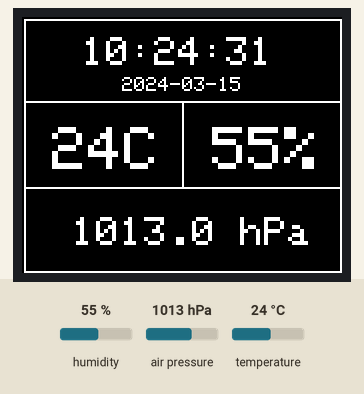
Recording of a sketch running on a simulated Arduino Uno, built with avr-gcc and run on an emulated ATmega328P. On the bench: 160×128 colour display. Inputs (shaded band) come from the test bench; at power-on: humidity 55 %, air pressure 1013 hPa, temperature 24 °C. The local clock reads 2024-03-15 10:24:30 at power-on unless the sketch sets it.

Above: at 1.5 s.
1.6 s: humidity set to 22 %
At 4.4 s:
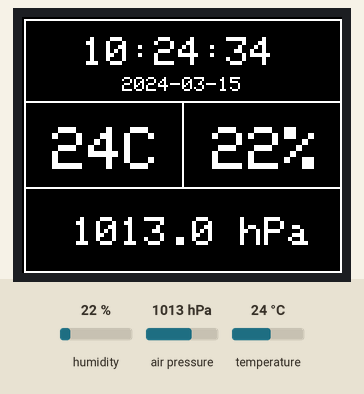
5.5 s: air pressure set to 952 hPa
At 8.4 s:
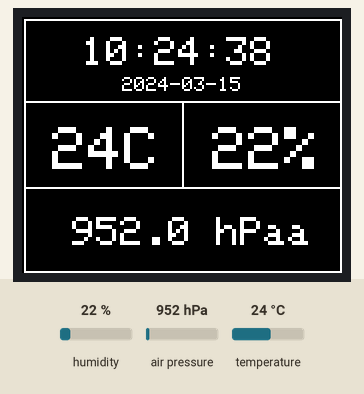
8.5 s: temperature set to 12 °C
At 11.7 s:
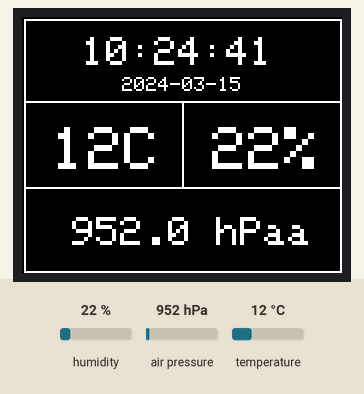
12.5 s: air pressure set to 975 hPa
At 13.9 s:
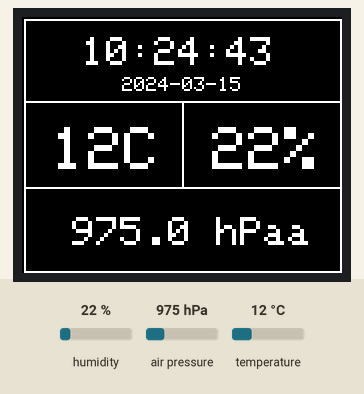
15.5 s: humidity set to 40 %
At 18.8 s:
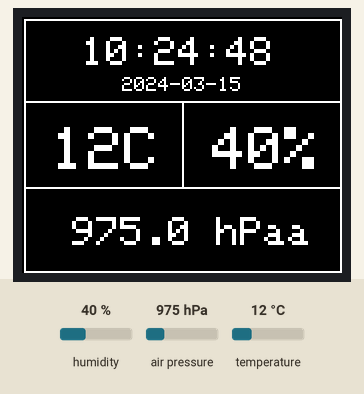
19.5 s: air pressure set to 1000 hPa
At 21.8 s:
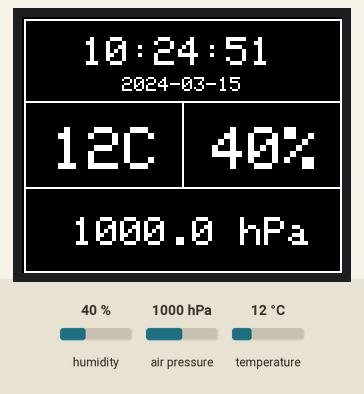
Timing chart, 0 to 23.3 s (numbered marks = the images above; inputs shaded):
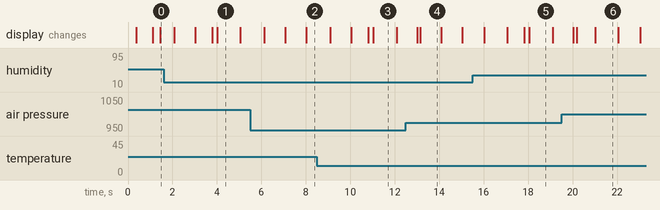

The sketch:

main.ino
```cpp
#include <Adafruit_GFX.h>    // Core graphics library
#include <Adafruit_ST7735.h> // Hardware-specific library for ST7735
#include <SPI.h>
#include <Wire.h>
#include "DS3231.h"
#include "DHT.h"
#include <Adafruit_Sensor.h>
#include <Adafruit_BMP280.h>

Adafruit_BMP280 bmp; // I2C
RTClib RTC;

#define TFT_CS        10
#define TFT_RST        8 // Or set to -1 and connect to Arduino RESET pin
#define TFT_DC         9

#define DHTPIN 2     // what digital pin we're connected to
#define DHTTYPE DHT11   // DHT 11

#define PRINT_BUFF_SIZE  30
#define FLOAT_CONV_SIZE  6
#define REFRESH_COUNTER  10

typedef struct
{
  uint16_t year;
  uint8_t month;
  uint8_t day;

  uint8_t hours;
  uint8_t minutes;
  uint8_t seconds;

  uint8_t temp;
  uint8_t hum;
  float pres;
} DataStr;

DataStr dataStr;
char txtBuffer[PRINT_BUFF_SIZE]; // placehoder for sprintf
char floatBuffer[FLOAT_CONV_SIZE]; // placehoder for sprintf
uint8_t counter;

// For 1.44" and 1.8" TFT with ST7735 (including HalloWing) use:
Adafruit_ST7735 tft = Adafruit_ST7735(TFT_CS, TFT_DC, TFT_RST);

// Temp/Hum sensor
DHT dht(DHTPIN, DHTTYPE);

// sceen size
uint8_t tftHeight = 0;
uint8_t tftWidth = 0;

void setup(void) {
  counter = 0;

  Serial.begin(9600);

  // RTCf
  Wire.begin();

  // Use this initializer if using a 1.8" TFT screen:
  tft.initR(INITR_BLACKTAB);      // Init ST7735S chip, black tab

  tft.setRotation(3); // rotate 270
  tftHeight = tft.height();
  tftWidth = tft.width();
  tft.fillScreen(ST77XX_BLACK);

  SetupDHT();
  delay(100);
  SetupBMP280();
  delay(100);
  tftDrawOutline();
}

void loop() {

  GetTime(&dataStr);
  tftPrintTime(&dataStr, txtBuffer);

  if(counter >= REFRESH_COUNTER)
  {
    GetDate(&dataStr);
    tftPrintDate(&dataStr, txtBuffer);

    GetTempAndHum(&dataStr);
    tftPrintTemp(&dataStr, txtBuffer);
    tftPrintHum(&dataStr, txtBuffer);

    GetPressure(&dataStr);
    tftPrintPressure(&dataStr, txtBuffer, floatBuffer);

    counter = 0;
  }
  else
  {
    counter++;
  }

  delay(100);
}

void SetupDHT()
{
  dht.begin();
}

void SetupBMP280()
{
  bmp.begin();
}

void tftDrawOutline(){
  tft.drawRect(1, 1, tftWidth-1, tftHeight-1, ST77XX_WHITE);
  tft.drawLine(1, tftHeight/3 , tftWidth-1, tftHeight/3, ST77XX_WHITE);
  tft.drawLine(1, tftHeight/(float)1.5 , tftWidth-1, tftHeight/(float)1.5, ST77XX_WHITE);
  tft.drawLine(tftWidth/2, tftHeight/(float)1.5, tftWidth/2, tftHeight/3, ST77XX_WHITE);
}

void tftPrintPressure(DataStr* dStr, char *buffer, char *floatBuffer){
  tft.setTextColor(ST77XX_WHITE, ST77XX_BLACK);
  tft.setTextSize(2);
  tft.setCursor(25, 100);
  ClearBuffer(buffer);
  ClearBuffer(floatBuffer);
  dtostrf((dStr->pres)/(float)100, 4, 1, floatBuffer); // 4 whole numbers, 1 precision
  sprintf(buffer, "%s %s", floatBuffer, "hPa");
  tft.println(buffer);
}

void tftPrintTemp(DataStr* dStr, char *buffer){
  tft.setTextColor(ST77XX_WHITE, ST77XX_BLACK);
  tft.setTextSize(3);
  tft.setCursor(15, 55);
  ClearBuffer(buffer);
  sprintf(buffer, "%d%c", dStr->temp, 'C');
  tft.println(buffer);
}

void tftPrintHum(DataStr* dStr, char *buffer){
  tft.setTextColor(ST77XX_WHITE, ST77XX_BLACK);
  tft.setTextSize(3);
  tft.setCursor(95, 55);
  ClearBuffer(buffer);
  sprintf(buffer, "%d%c", dStr->hum, '%');
  tft.println(buffer);
}

void tftPrintTime(DataStr* dStr, char *buffer){
  tft.setTextColor(ST77XX_WHITE, ST77XX_BLACK);
  tft.setTextSize(2);
  tft.setCursor(30, 10);
  ClearBuffer(buffer);
  sprintf(buffer, "%02d:%02d:%02d", dStr->hours, dStr->minutes, dStr->seconds);
  tft.println(buffer);
}

void tftPrintDate(DataStr* dStr, char *buffer){
  tft.setTextColor(ST77XX_WHITE, ST77XX_BLACK);
  tft.setTextSize(1);
  tft.setCursor(50, 30);
  ClearBuffer(buffer);
  sprintf(buffer, "%d-%02d-%02d", dStr->year, dStr->month, dStr->day);
  tft.println(buffer);
}


void GetTime(DataStr* dStr){
  DateTime now = RTC.now();
  dStr->hours = now.hour();
  dStr->minutes = now.minute();
  dStr->seconds = now.second();
}

void GetDate(DataStr* dStr){
  DateTime now = RTC.now();
  dStr->year = now.year();
  dStr->month = now.month();
  dStr->day = now.day();
}

void GetTempAndHum(DataStr* dStr){
  dStr->temp = dht.readTemperature();
  dStr->hum = dht.readHumidity();
}

void GetPressure(DataStr* dStr){
  dStr->pres = bmp.readPressure();
}

void ClearBuffer(char *ptrPrintBuffer)
{
  memset(ptrPrintBuffer, 0, sizeof(ptrPrintBuffer));
}
```

Measured:
- what the display in image 1 shows lasts 1.1 s, from 4.0 s to 5.1 s
- what the display in image 4 shows lasts 0.9 s, from 13.2 s to 14.1 s
